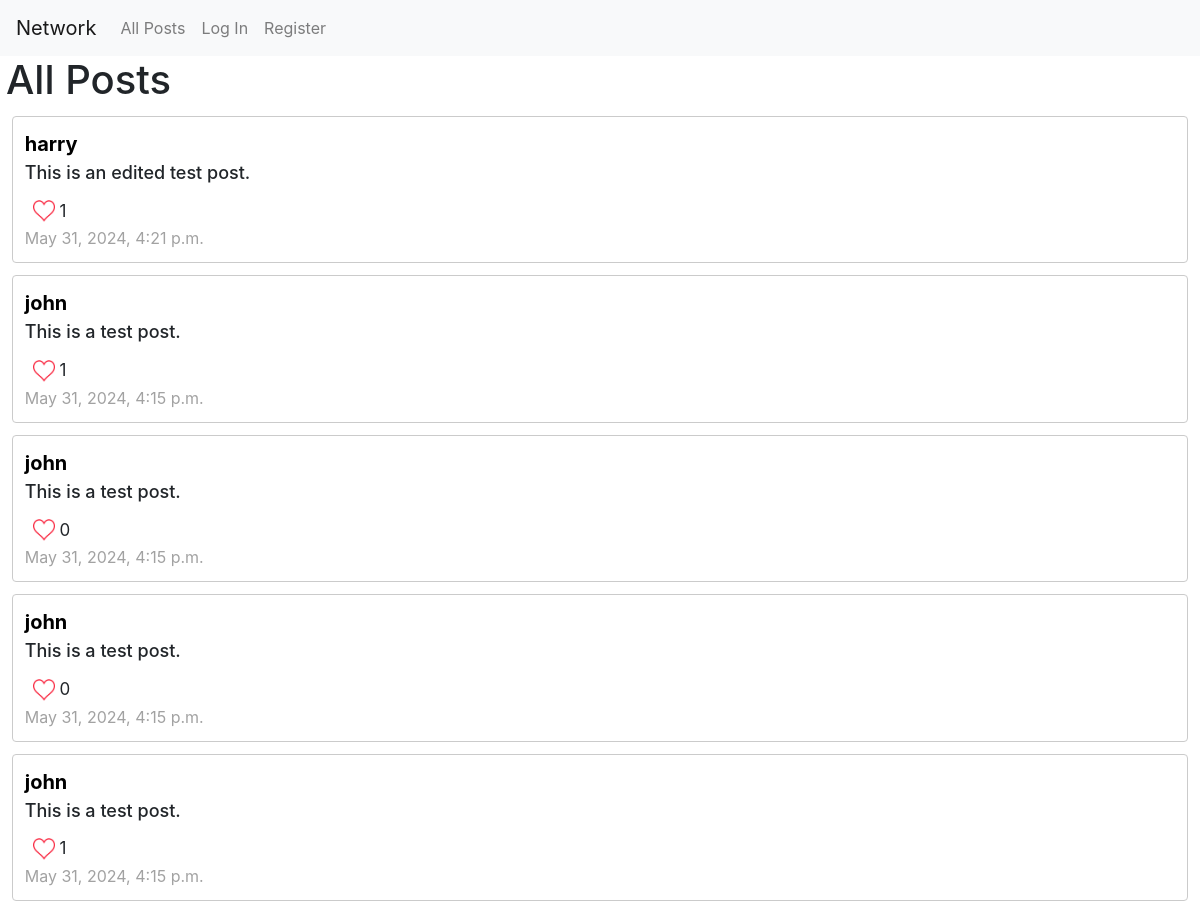
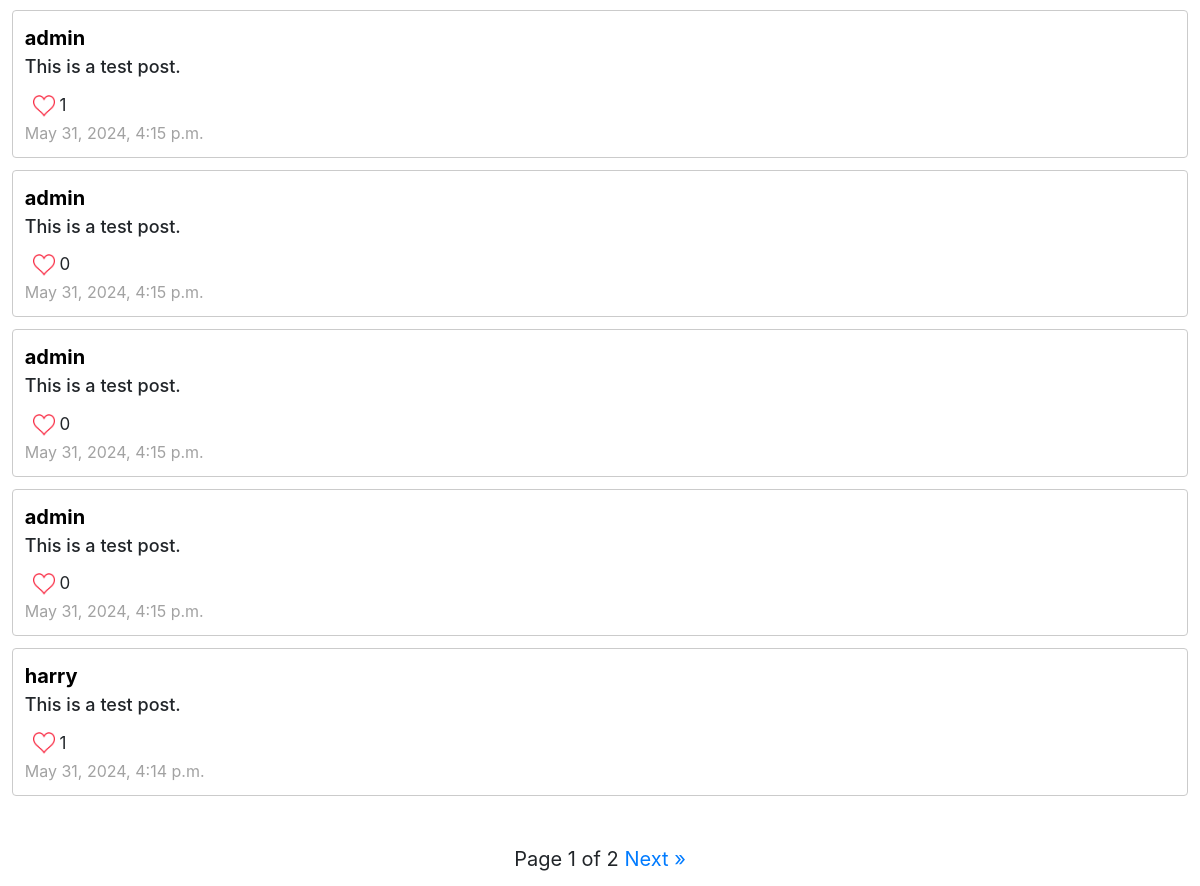
The page / on the database its author committed (2 pictures, top to bottom).
### network/models.py (models this page shows, shortened)
class Post(models.Model):
    username = models.CharField(max_length=64)
    user_id = models.IntegerField(default=0)
    body = models.CharField(max_length=256)
    created_at = models.DateTimeField(auto_now_add=True)
    likes = models.IntegerField(default=0)
    liked_by = models.JSONField(default=list, blank=True)

### network/views.py (the view)
# urls.py: path("", views.index, name="index"),
def index(request):
    postList = Post.objects.all().order_by('-id')
    p = Paginator(postList, 10)
    page =request.GET.get('page')
    posts = p.get_page(page)
    if request.method == "POST":
        if 'postContent' in request.POST:
            content = request.POST["postContent"]
            newPost = Post(username = request.user.username, user_id = request.user.id, body = content)
            newPost.save()
            return HttpResponseRedirect(reverse("index"))
        elif 'postEdit' in request.POST:
            content = request.POST.get("postEdit")
            editedPost = Post.objects.get(id = request.POST.get('postId'))
            editedPost.body = content
            editedPost.save()
            return HttpResponseRedirect(reverse("index"))
    else:
        return render(request, "network/index.html", {
            'posts': posts
        })

### network/templates/network/index.html (shortened to what this page needs)
{% extends "network/layout.html" %}
{% load static %}
{% block body %}
    <h1 class="mainTitle">All Posts</h1>
    {% for post in posts %}
        <div class="posts">
            <a id="postTitle" href="{% url 'profile' post.user_id %}">{{ post.username }}</a>
            <div class="postContent">{{ post.body }}</div>
            <span class="heartButtons">
                {% if user.id in post.liked_by %}
                    <span><img id='fullheart' src="{% static 'fullheart.png' %}" style="display: block"></span>
                    <span><img id='emptyheart' src="{% static 'emptyheart.png' %}" style="display: none"></span>
                {% else %}
                <span><img id='emptyheart' src="{% static 'emptyheart.png' %}" style="display: block"></span>
                {% endif %}
            </span>
            <span class="postLikes" data-post-id="{{ post.id }}">{{ post.likes }}</span>
            <div id="postDate">{{ post.created_at }}</div>
        </div>
    {% endfor %}
    <br/><br/>
    <div class="paginator">
        <span id="currentPage">Page {{ posts.number }} of {{ posts.paginator.num_pages }}</span>
        <span id="nextPage">
            {% if posts.has_next %}
                <a href="?page={{ posts.next_page_number }}">Next &raquo</a>
            {% endif %}
        </span>
    </div>
{% endblock %}

### network/templates/network/layout.html (shortened to what this page needs)
{% load static %}
<!DOCTYPE html>
<html lang="en">
    <head>
        <link rel="stylesheet" href="https://stackpath.bootstrapcdn.com/bootstrap/4.4.1/css/bootstrap.min.css">
        <link href="{% static 'network/styles.css' %}" rel="stylesheet">
    </head>
    <body>
        <nav class="navbar navbar-expand-lg navbar-light bg-light">
            <a class="navbar-brand" href="{% url 'index' %}">Network</a>
            <div>
              <ul class="navbar-nav mr-auto">
                <li class="nav-item">
                  <a class="nav-link" href="{% url 'index' %}">All Posts</a>
                </li>
                {% if user.is_authenticated %}
                    <li class="nav-item">
                        <a class="nav-link" href="{% url 'following' %}">Following</a>
                    </li>
                    <li class="nav-item">
                        <a class="nav-link" href="{% url 'logout' %}">Log Out</a>
                    </li>
                {% else %}
                    <li class="nav-item">
                        <a class="nav-link" href="{% url 'login' %}">Log In</a>
                    </li>
                    <li class="nav-item">
                        <a class="nav-link" href="{% url 'register' %}">Register</a>
                    </li>
                {% endif %}
              </ul>
            </div>
          </nav>
        <div class="body">
            {% block body %}
            {% endblock %}
        </div>
    </body>
</html>

### network/static/network/styles.css (style rules this page uses)
.mainTitle { margin-left: 0.5%; }
.posts { border: 1px solid rgb(203, 203, 203); margin: 1% 1% 0% 1%; border-radius: 4px; padding-bottom: 1%; padding-top: 1%; }
#postTitle { font-size: 20px; font-weight: bold; color: black; margin: 0.5% 1%; text-decoration: none; }
.postContent { font-size: 18px; font-weight: 550; margin: 0% 1% 1% 1%; }
.postLikes { font-size: 17px; margin: 0% 1%; }
#postDate { margin: 0.2% 1% 0% 1%; color: rgb(162, 162, 162); }
#emptyheart { width: 22px; margin-left: 1%; display: none; }
.postLikes { font-size: 17px; margin: 0%; }
.heartButtons { margin-left: 20px; }
.heartButtons, .postLikes { display: inline-block; vertical-align: middle; }
.paginator { font-size: 20px; text-align: center; margin-bottom: 1%; text-decoration: none; }

### rows shown on the page
Post: username "harry", body "This is an edited test post.", likes "1", created_at "May 31, 2024, 4:21 p.m."
Post: username "john", body "This is a test post.", likes "1", created_at "May 31, 2024, 4:15 p.m."
Post: username "john", body "This is a test post.", likes "0", created_at "May 31, 2024, 4:15 p.m."
Post: username "john", body "This is a test post.", likes "0", created_at "May 31, 2024, 4:15 p.m."
Post: username "john", body "This is a test post.", likes "1", created_at "May 31, 2024, 4:15 p.m."
Post: username "admin", body "This is a test post.", likes "1", created_at "May 31, 2024, 4:15 p.m."
Post: username "admin", body "This is a test post.", likes "0", created_at "May 31, 2024, 4:15 p.m."
Post: username "admin", body "This is a test post.", likes "0", created_at "May 31, 2024, 4:15 p.m."
Post: username "admin", body "This is a test post.", likes "0", created_at "May 31, 2024, 4:15 p.m."
Post: username "harry", body "This is a test post.", likes "1", created_at "May 31, 2024, 4:14 p.m."

### other values the page prints
{{ posts.number }} "1"
{{ posts.paginator.num_pages }} "2"
